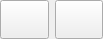
<?xml version="1.0" encoding="UTF-8"?>
<ui version="4.0">
 <class>FisheyeBar</class>
 <widget class="QWidget" name="FisheyeBar">
  <property name="geometry">
   <rect>
    <x>0</x>
    <y>0</y>
    <width>103</width>
    <height>39</height>
   </rect>
  </property>
  <property name="windowTitle">
   <string>Form</string>
  </property>
  <layout class="QHBoxLayout" name="horizontalLayout_2">
   <property name="leftMargin">
    <number>0</number>
   </property>
   <property name="topMargin">
    <number>0</number>
   </property>
   <property name="rightMargin">
    <number>0</number>
   </property>
   <property name="bottomMargin">
    <number>0</number>
   </property>
   <item>
    <widget class="QWidget" name="widget_background" native="true">
     <layout class="QHBoxLayout" name="horizontalLayout">
      <property name="leftMargin">
       <number>0</number>
      </property>
      <property name="topMargin">
       <number>0</number>
      </property>
      <property name="rightMargin">
       <number>0</number>
      </property>
      <property name="bottomMargin">
       <number>0</number>
      </property>
      <item>
       <widget class="QToolButton" name="toolButton_ptz">
        <property name="sizePolicy">
         <sizepolicy hsizetype="Expanding" vsizetype="Expanding">
          <horstretch>0</horstretch>
          <verstretch>0</verstretch>
         </sizepolicy>
        </property>
        <property name="text">
         <string/>
        </property>
        <property name="icon">
         <iconset resource="../resource/resource.qrc">
          <normaloff>:/videobar/videobar/ptz.png</normaloff>:/videobar/videobar/ptz.png</iconset>
        </property>
        <property name="iconSize">
         <size>
          <width>32</width>
          <height>32</height>
         </size>
        </property>
       </widget>
      </item>
      <item>
       <widget class="QToolButton" name="toolButton_close">
        <property name="sizePolicy">
         <sizepolicy hsizetype="Expanding" vsizetype="Expanding">
          <horstretch>0</horstretch>
          <verstretch>0</verstretch>
         </sizepolicy>
        </property>
        <property name="text">
         <string/>
        </property>
        <property name="icon">
         <iconset resource="../resource/resource.qrc">
          <normaloff>:/videobar/videobar/close.png</normaloff>:/videobar/videobar/close.png</iconset>
        </property>
        <property name="iconSize">
         <size>
          <width>32</width>
          <height>32</height>
         </size>
        </property>
       </widget>
      </item>
     </layout>
    </widget>
   </item>
  </layout>
 </widget>
 <resources>
  <include location="../resource/resource.qrc"/>
 </resources>
 <connections/>
</ui>
